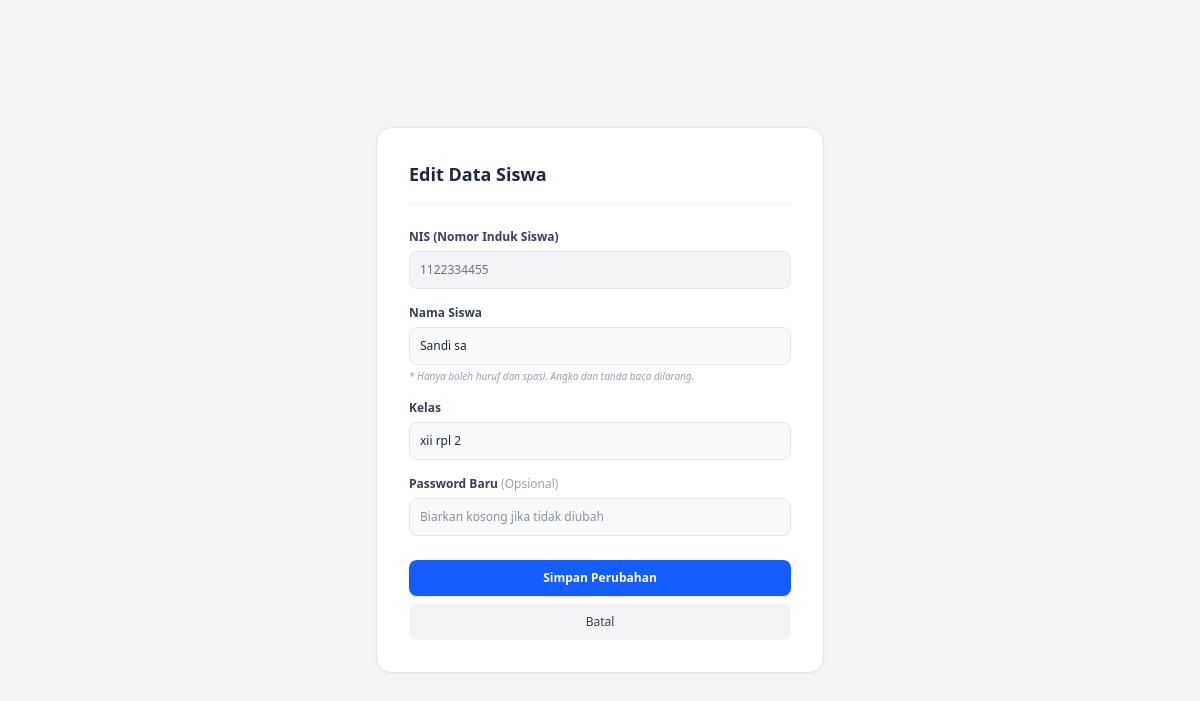
The page /View/v_edit_siswa.php?nis=1122334455 (signed in) on the database its author committed.
### tables this page shows
CREATE TABLE `siswa` (
  `id_siswa` int(11) NOT NULL,
  `nis` varchar(10) NOT NULL,
  `nama` varchar(50) NOT NULL,
  `kelas` varchar(10) NOT NULL,
  `password` varchar(100) NOT NULL DEFAULT '123456'
);

### Model/m_koneksi.php (called while the page is built, shortened)
<?php
class m_koneksi
{
    private $host     = "sql306.infinityfree.com";
    private $username = "if0_43107389";
    private $pass     = "IsIoFrmTFY1";
    private $db       = "if0_43107389_sarpras";
    public $koneksi;
    public function __construct()
    {
        $this->koneksi = new mysqli($this->host, $this->username, $this->pass, $this->db);
    }
    public function hubungkan()
    {
        return $this->koneksi;
    }
}

### Model/m_siswa.php (called while the page is built, shortened)
<?php
require_once 'm_koneksi.php';
class m_siswa
{
    private $db;
    public function __construct()
    {
        $koneksiObj = new m_koneksi();
        $this->db = $koneksiObj->hubungkan();
    }
    public function getSiswaByNis($nis)
    {
        $nis = $this->db->real_escape_string($nis);
        $query = "SELECT * FROM siswa WHERE nis = '$nis'";
        $result = $this->db->query($query);
        return $result ? $result->fetch_assoc() : null;
    }
}

### View/v_edit_siswa.php (the view, shortened to what this page needs)
<?php
require_once '../Model/m_siswa.php';
$m_siswa = new m_siswa();
$nis = $_GET['nis'] ?? '';
$data_siswa = $m_siswa->getSiswaByNis($nis);
?>
<!DOCTYPE html>
<html lang="id">
<head>
    <script src="https://cdn.jsdelivr.net/npm/@tailwindcss/browser@4"></script>
    <link rel="stylesheet" href="https://cdnjs.cloudflare.com/ajax/libs/font-awesome/6.4.0/css/all.min.css">
</head>
<body class="bg-gray-100 font-sans min-h-screen flex items-center justify-center text-gray-800 p-6">
    <div class="max-w-md w-full bg-white rounded-2xl shadow-xs border border-gray-200 p-6 sm:p-8 space-y-6">
        <div class="flex justify-between items-center border-b border-gray-100 pb-4">
            <h2 class="text-lg font-bold text-gray-800">Edit Data Siswa</h2>
        </div>
        <form action="../Controller/c_siswa.php?action=update" method="POST" class="space-y-4">
            <div>
                <label class="block text-xs font-semibold text-gray-700 mb-1.5">NIS (Nomor Induk Siswa)</label>
                <input type="text" name="nis" value="<?= htmlspecialchars($data_siswa['nis']) ?>" readonly
                    class="w-full text-xs bg-gray-100 border border-gray-200 rounded-lg p-2.5 text-gray-500 cursor-not-allowed focus:outline-none">
            </div>
            <div>
                <label class="block text-xs font-semibold text-gray-700 mb-1.5">Nama Siswa</label>
                <input type="text" name="nama" value="<?= htmlspecialchars($data_siswa['nama']) ?>" required
                    pattern="[a-zA-ZáéíóúÁÉÍÓÚñÑ\s]+"
                    title="Nama hanya boleh berisi huruf besar, huruf kecil, dan spasi (tanpa angka atau tanda baca)."
                    class="w-full text-xs bg-gray-50 border border-gray-200 rounded-lg p-2.5 focus:outline-none focus:ring-1 focus:ring-blue-500 focus:bg-white transition">
                <p class="text-[10px] text-gray-400 italic mt-1">* Hanya boleh huruf dan spasi. Angka dan tanda baca dilarang.</p>
            </div>
            <div>
                <label class="block text-xs font-semibold text-gray-700 mb-1.5">Kelas</label>
                <input type="text" name="kelas" value="<?= htmlspecialchars($data_siswa['kelas']) ?>" required
                    class="w-full text-xs bg-gray-50 border border-gray-200 rounded-lg p-2.5 focus:outline-none focus:ring-1 focus:ring-blue-500 focus:bg-white transition">
            </div>
            <div>
                <label class="block text-xs font-semibold text-gray-700 mb-1.5">Password Baru <span class="text-gray-400 font-normal">(Opsional)</span></label>
                <input type="password" name="password" placeholder="Biarkan kosong jika tidak diubah"
                    class="w-full text-xs bg-gray-50 border border-gray-200 rounded-lg p-2.5 focus:outline-none focus:ring-1 focus:ring-blue-500 focus:bg-white transition">
            </div>
            <div class="pt-2 space-y-2">
                <button type="submit" class="w-full py-2.5 bg-blue-600 hover:bg-blue-700 text-white font-bold rounded-lg text-xs transition shadow-sm cursor-pointer">
                    Simpan Perubahan
                </button>
                <a href="v_kelola_siswa.php" class="block w-full py-2.5 bg-gray-100 hover:bg-gray-200 text-gray-700 font-medium rounded-lg text-xs transition text-center">
                    Batal
                </a>
            </div>
        </form>
    </div>
</body>
</html>

### rows shown on the page
siswa: nis "1122334455", nama "Sandi sa", kelas "xii rpl 2"
